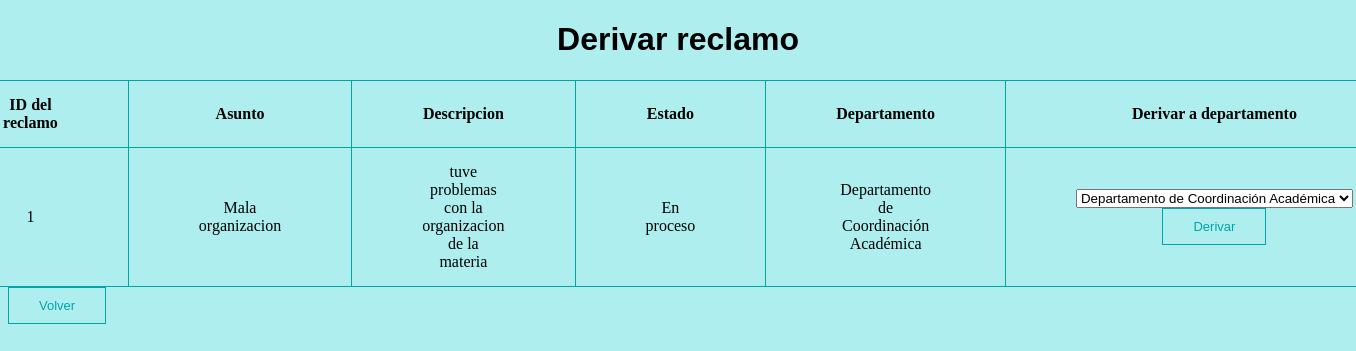
The page /derivar_reclamo/1 (signed in) on the database its author committed.
### modules/class_reclamo.py (models this page shows, shortened)
class Reclamo(db.Model):
    id = db.Column(db.Integer,primary_key=True)
    usuario_creador = db.Column(db.String(100))
    asunto = db.Column(db.String(1000))
    descripcion = db.Column(db.String(1000))
    departamento_id = db.Column(db.Integer, db.ForeignKey('departamento.id'), nullable=True)
    estado =  db.Column(db.String(100))
    adherente = db.Column(db.String(100))
    fecha = db.Column(db.DateTime, default=datetime.utcnow)

### modules/class_departamento.py (models this page shows, shortened)
class Departamento(db.Model):
    id = db.Column(db.Integer, primary_key=True)
    nombre = db.Column(db.String(100), nullable=False)
    jefe = db.Column(db.String(200))

### server.py (the view)
@app.route("/derivar_reclamo/<int:reclamo_id>", methods=['GET','POST'])
@admin_only
def derivar_reclamo(reclamo_id):
    reclamo = Reclamo.query.get(reclamo_id)
    departamentos = Departamento.query.all()
    if request.method == 'POST':
        departamento = request.form.get('departamento')
        current_user.derivar_reclamo(reclamo_id,departamento)
    return render_template('derivar_reclamo.html',reclamo=reclamo,departamentos=departamentos)

### server.py (called while the page is built)
@login_manager.user_loader
def user_loader(user_id):
    user = Usuario.query.get(user_id)
    if user:
        if user.id in admin_list:
            return Jefe_departamento.query.get(user_id)  #en base al id clasifica al usuario actual en jefe o usuario final
        else:
            return Usuario_final.query.get(user_id)

def admin_only(f):
    @wraps(f)
    def decorated_function(*args, **kwargs):
        if not current_user.is_authenticated or current_user.id not in admin_list:
            return abort(403)
        return f(*args, **kwargs)
    return decorated_function

### templates/derivar_reclamo.html (shortened to what this page needs)
<!DOCTYPE html>
<html lang="en">
<html>
    <head style="background-color:paleturquoise">
    </head>
    <body style="background-color:paleturquoise">
        <h1 class="centrar_element">Derivar reclamo</h1>
        <div class="table-container">
            <table>
                <tr>
                    <td><b>ID del reclamo</b></td>
                    <td><b>Asunto</b></td>
                    <td><b>Descripcion</b></td>
                    <td><b>Estado</b></td>
                    <td><b>Departamento</b></td>
                    <td><b>Derivar a departamento</b></td>
                </tr>
                <tr>
                    <td>{{ reclamo.id }}</td>
                    <td>{{ reclamo.asunto }}</td>
                    <td>{{ reclamo.descripcion }}</td>
                    <td>{{ reclamo.estado }}</td>
                    {% for departamento in departamentos %}
                        {% if departamento.id == reclamo.departamento_id %}
                            <td>{{ departamento.nombre }}</td>
                        {% endif %}
                    {% endfor %}
                    <td>
                        <form action="{{ url_for('derivar_reclamo',reclamo_id=reclamo.id) }}" method="post">
                            <select name="departamento" id="departamento">
                                {% for departamento in departamentos %}
                                    <option value="{{ departamento.id }}">{{ departamento.nombre }}</option>
                                {% endfor %}
                            </select>
                            <button type="submit">Derivar</button>
                        </form>
                    </td>
                </tr>
            </table>
        </div>
        <button onclick="location.href='/manejar_reclamo'">Volver</button>
    </body>
</html>

### templates/derivar_reclamo.html (style rules this page uses)
table,tr,td { align-content: center; padding-top: 15px; padding-bottom: 15px; padding-right:70px; padding-left: 70px; border: 1px solid #01a4a7; border-collapse: collapse; text-align: center; }
table { max-width: 100%; }
button { border:1px solid #01a4a7; border-style: double; color:#01a4a7; align-content: center; background-color: paleturquoise; padding: 10px 30px; cursor: pointer; font-size: small; }
h1 { color:black; font-family:Arial, Helvetica, sans-serif; }
.centrar_element { align-items: center; justify-content: center; display: flex; }
.table-container { display: flex; justify-content: center; }

### rows shown on the page
Reclamo: id "1", asunto "Mala organizacion", descripcion "tuve problemas con la organizacion de la materia", estado "En proceso"
Departamento: nombre "Departamento de Coordinación Académica"

### other values the page prints
form field departamento "Departamento de Coordinación Académica"
